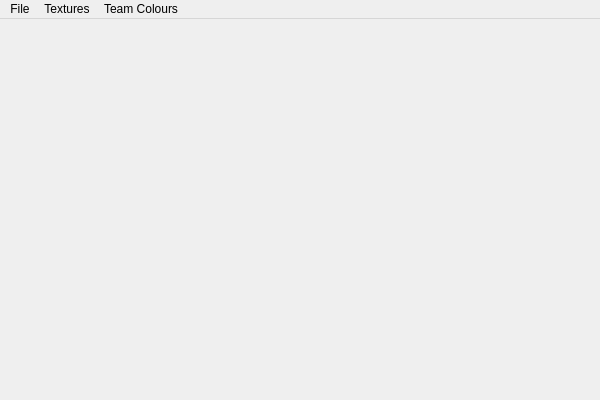
<?xml version="1.0" encoding="UTF-8"?>
<ui version="4.0">
 <class>MainWindow</class>
 <widget class="QMainWindow" name="MainWindow">
  <property name="geometry">
   <rect>
    <x>0</x>
    <y>0</y>
    <width>600</width>
    <height>400</height>
   </rect>
  </property>
  <property name="font">
   <font>
    <stylestrategy>PreferDefault</stylestrategy>
    <kerning>true</kerning>
   </font>
  </property>
  <property name="windowTitle">
   <string>MainWindow</string>
  </property>
  <property name="autoFillBackground">
   <bool>false</bool>
  </property>
  <property name="animated">
   <bool>true</bool>
  </property>
  <property name="dockOptions">
   <set>QMainWindow::AllowTabbedDocks|QMainWindow::AnimatedDocks</set>
  </property>
  <widget class="QtGLView" name="centralWidget"/>
  <widget class="QMenuBar" name="menuBar">
   <property name="geometry">
    <rect>
     <x>0</x>
     <y>0</y>
     <width>600</width>
     <height>23</height>
    </rect>
   </property>
   <property name="defaultUp">
    <bool>false</bool>
   </property>
   <property name="nativeMenuBar">
    <bool>false</bool>
   </property>
   <widget class="QMenu" name="menuFile">
    <property name="title">
     <string>File</string>
    </property>
    <addaction name="actionOpen"/>
    <addaction name="actionSave_As"/>
    <addaction name="actionExit"/>
   </widget>
   <widget class="QMenu" name="menuTextures">
    <property name="title">
     <string>Textures</string>
    </property>
    <addaction name="actionTCMask"/>
    <addaction name="actionChoose_Texture"/>
   </widget>
   <widget class="QMenu" name="menuTeam_Colours">
    <property name="title">
     <string>Team Colours</string>
    </property>
    <addaction name="actionTexture_Frames"/>
    <addaction name="separator"/>
    <addaction name="actionCTCMask"/>
    <addaction name="separator"/>
    <addaction name="actionFixed_Pipeline"/>
    <addaction name="actionShaders"/>
   </widget>
   <addaction name="menuFile"/>
   <addaction name="menuTextures"/>
   <addaction name="menuTeam_Colours"/>
  </widget>
  <action name="actionTransformWidget">
   <property name="checkable">
    <bool>true</bool>
   </property>
   <property name="text">
    <string>Transform</string>
   </property>
  </action>
  <action name="actionExit">
   <property name="text">
    <string>Exit</string>
   </property>
  </action>
  <action name="actionOpen">
   <property name="text">
    <string>Open</string>
   </property>
  </action>
  <action name="actionUVEditor">
   <property name="checkable">
    <bool>true</bool>
   </property>
   <property name="text">
    <string>UVEditor</string>
   </property>
   <property name="toolTip">
    <string>UVEditor</string>
   </property>
  </action>
  <action name="actionTexture_Frames">
   <property name="checkable">
    <bool>true</bool>
   </property>
   <property name="checked">
    <bool>true</bool>
   </property>
   <property name="enabled">
    <bool>true</bool>
   </property>
   <property name="text">
    <string>Texture Frames</string>
   </property>
  </action>
  <action name="actionCTCMask">
   <property name="enabled">
    <bool>false</bool>
   </property>
   <property name="text">
    <string>TCMask</string>
   </property>
   <property name="toolTip">
    <string>TCMask</string>
   </property>
  </action>
  <action name="actionFixed_Pipeline">
   <property name="checkable">
    <bool>true</bool>
   </property>
   <property name="enabled">
    <bool>false</bool>
   </property>
   <property name="text">
    <string>Fixed Pipeline</string>
   </property>
  </action>
  <action name="actionShaders">
   <property name="checkable">
    <bool>true</bool>
   </property>
   <property name="enabled">
    <bool>false</bool>
   </property>
   <property name="text">
    <string>Shaders</string>
   </property>
  </action>
  <action name="actionTCMask">
   <property name="text">
    <string>Choose TCMask...</string>
   </property>
  </action>
  <action name="actionChoose_Texture">
   <property name="text">
    <string>Choose Texture...</string>
   </property>
  </action>
  <action name="actionConfig">
   <property name="text">
    <string>Config</string>
   </property>
   <property name="toolTip">
    <string>Config</string>
   </property>
  </action>
  <action name="actionSave_As">
   <property name="text">
    <string>Save As...</string>
   </property>
  </action>
 </widget>
 <layoutdefault spacing="6" margin="11"/>
 <customwidgets>
  <customwidget>
   <class>QtGLView</class>
   <extends>QWidget</extends>
   <header>QtGLView.hpp</header>
  </customwidget>
 </customwidgets>
 <resources/>
 <connections>
  <connection>
   <sender>actionExit</sender>
   <signal>triggered()</signal>
   <receiver>MainWindow</receiver>
   <slot>close()</slot>
   <hints>
    <hint type="sourcelabel">
     <x>-1</x>
     <y>-1</y>
    </hint>
    <hint type="destinationlabel">
     <x>299</x>
     <y>199</y>
    </hint>
   </hints>
  </connection>
 </connections>
</ui>
